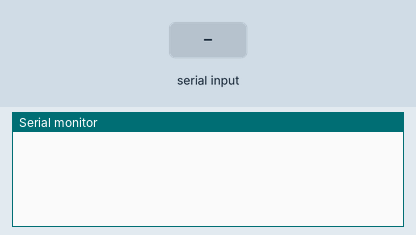
A sketch run on a simulated Arduino Uno, built with avr-gcc and run on an emulated ATmega328P. On the bench: the last lines printed to the serial monitor. Inputs (shaded band) come from the test bench.

Above: at 1.2 s.
1.3 s: "1k" received over Serial
At 2.2 s:
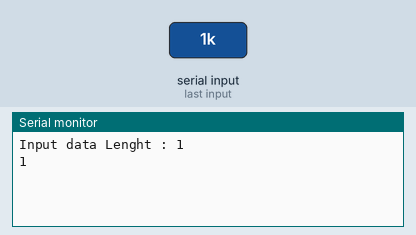
2.8 s: "0k" received over Serial
At 3.3 s:
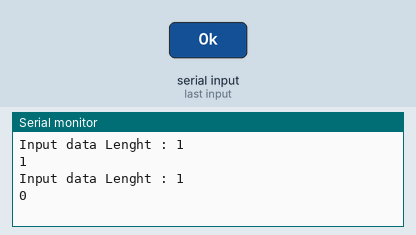
4.3 s: "2k" received over Serial
At 5.7 s:
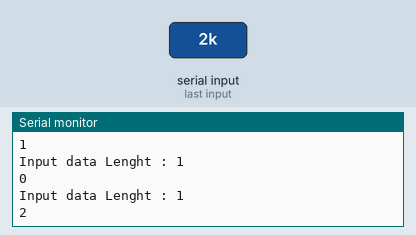

The sketch:

04-7.ino
```cpp
void setup(){
  Serial.begin(9600);
 }

void loop(){
  char temp[100];
  if(Serial.available()){
   byte leng = Serial.readBytesUntil('k', temp, 20);
   Serial.print("Input data Lenght : ");
   Serial.println(leng);
   for(int i = 0; i <leng; i++){
    Serial.print(temp[i]);
   }
   Serial.println();
  }
}
```

Measured:
- after the input at 1.3 s, the serial monitor: prints a new line at once (image 1)
- after the input at 2.8 s, the serial monitor: prints a new line at once (image 2)
- after the input at 4.3 s, the serial monitor: prints a new line at once (image 3)
